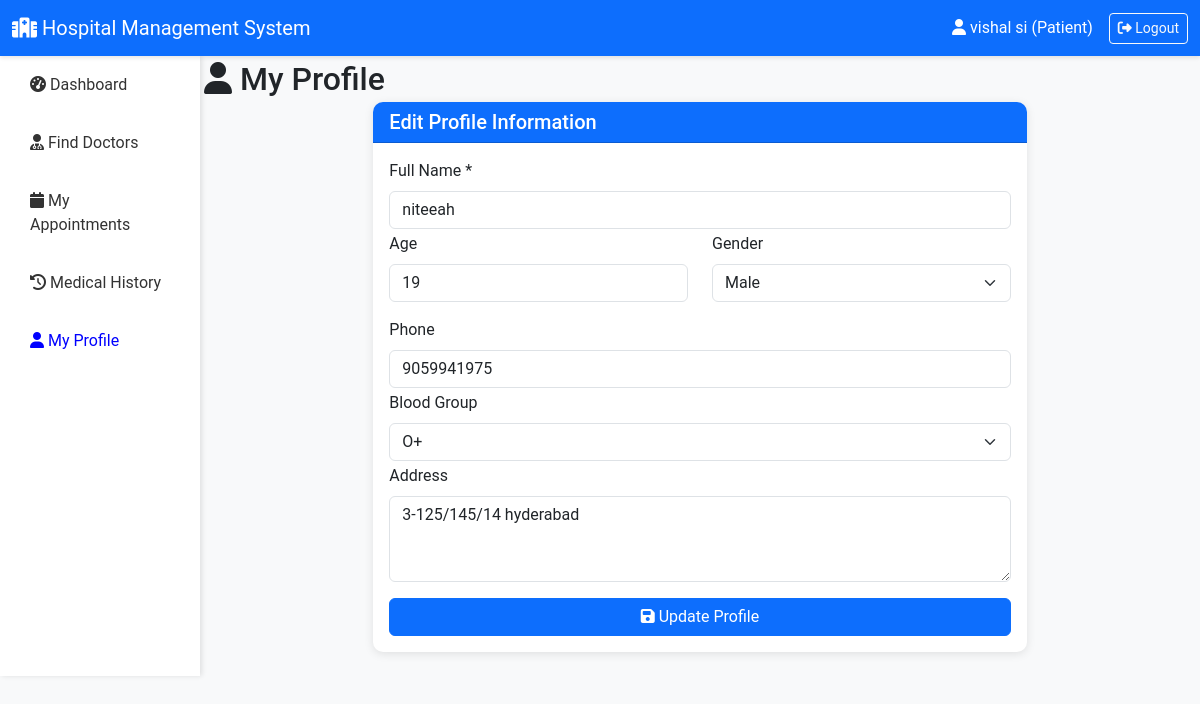
The app's page /patient/profile (signed in) with its own data.
### app.py (models this page shows)
class Patient(db.Model):
    id = db.Column(db.Integer, primary_key=True)
    user_id = db.Column(db.Integer, db.ForeignKey('user.id'), nullable=False)
    full_name = db.Column(db.String(100), nullable=False)
    age = db.Column(db.Integer)
    gender = db.Column(db.String(10))
    phone = db.Column(db.String(15))
    address = db.Column(db.Text)
    blood_group = db.Column(db.String(5))
    is_active = db.Column(db.Boolean, default=True)
    user = db.relationship('User', backref='patient_profile')
    appointments = db.relationship('Appointment', backref='patient', lazy=True)

### app.py (the view, shortened to what this page needs)
@app.route('/patient/profile', methods=['GET', 'POST'])
@login_required
@patient_required
def patient_profile():
    patient = Patient.query.filter_by(user_id=session['user_id']).first()
    return render_template('patient/profile.html', patient=patient)

### app.py (called while the page is built)
def login_required(func):
    @wraps(func)
    def wrapper(*args, **kwargs):
        if 'user_id' not in session:
            flash("Please log in first.", "warning")
            return redirect(url_for('login'))
        return func(*args, **kwargs)
    return wrapper

def patient_required(func):
    @wraps(func)
    def wrapper(*args, **kwargs):
        if session.get('role') != 'patient':
            flash("Patient access only.", "danger")
            return redirect(url_for('index'))
        return func(*args, **kwargs)
    return wrapper

### templates/patient/profile.html (shortened to what this page needs)
{% extends "base.html" %}
{% block content %}
<div class="container-fluid">
    <div class="row">
        <div class="col-2 sidebar" style="padding: 0">
            <nav class="nav flex-column " style="padding: 3">
                <a class="nav-link" href="{{ url_for('patient_dashboard') }}">
                    <i class="fas fa-tachometer-alt"></i> Dashboard
                </a>
                <a class="nav-link" href="{{ url_for('patient_doctors') }}">
                    <i class="fas fa-user-md"></i> Find Doctors
                </a>
                <a class="nav-link" href="{{ url_for('patient_appointments') }}">
                    <i class="fas fa-calendar"></i> My Appointments
                </a>
                <a class="nav-link" href="{{ url_for('patient_history') }}">
                    <i class="fas fa-history"></i> Medical History
                </a>
                <a class="nav-link active" href="{{ url_for('patient_profile') }}">
                    <i class="fas fa-user"></i> My Profile
                </a>
            </nav>
        </div>
        <div class="col-10" style="padding: 4px  ">
            <h2 style="margin-bottom: 4px"><i class="fas fa-user"></i> My Profile</h2>
            <div class="row justify-content-center">
                <div class="col-8">
                    <div class="card">
                        <div class="card-header bg-primary text-white">
                            <h5 style="margin-bottom: 0px">Edit Profile Information</h5>
                        </div>
                        <div class="card-body">
                            <form method="POST">
                                <div style="margin-bottom: 3px">
                                    <label class="form-label">Full Name *</label>
                                    <input type="text" name="full_name" class="form-control" value="{{ patient.full_name }}" required>
                                </div>
                                <div class="row">
                                    <div class="col-6" style="margin-bottom: 3px">
                                        <label class="form-label">Age</label>
                                        <input type="number" name="age" class="form-control" value="{{ patient.age }}">
                                    </div>
                                    <div class="col-6 mb-3">
                                        <label class="form-label">Gender</label>
                                        <select name="gender" class="form-select">
                                            <option value="Male" {% if patient.gender == 'Male' %}selected{% endif %}>Male</option>
                                        </select>
                                    </div>
                                </div>
                                <div style="margin-bottom: 3px">
                                    <label class="form-label">Phone</label>
                                    <input type="tel" name="phone" class="form-control" value="{{ patient.phone }}">
                                </div>
                                <div style="margin-bottom: 3px">
                                    <label class="form-label">Blood Group</label>
                                    <select name="blood_group" class="form-select">
                                        <option value="O+" {% if patient.blood_group == 'O+' %}selected{% endif %}>O+</option>
                                    </select>
                                </div>
                                <div class="mb-3">
                                    <label class="form-label">Address</label>
                                    <textarea name="address" class="form-control" rows="3">{{ patient.address }}</textarea>
                                </div>
                                <button type="submit" class="btn btn-primary w-100">
                                    <i class="fas fa-save"></i> Update Profile
                                </button>
                            </form>
                        </div>
                    </div>
                </div>
            </div>
        </div>
    </div>
</div>
{% endblock %}

### templates/base.html (style rules this page uses)
body { font-family: 'Roboto', sans-serif; background-color: #f8f9fa; }
.sidebar { background-color: #fff; box-shadow: 2px 0 5px rgba(0,0,0,.1); }
.sidebar .nav-link { color: #333; padding: 12px 20px; border-radius: 5px; margin: 5px 10px; transition: all 0.3s; }
.sidebar .nav-link:hover, .sidebar .nav-link.active { color: blue; }
.card { border: none; border-radius: 10px; box-shadow: 0 2px 10px rgba(0,0,0,.1); margin-bottom: 20px; }
.card-header { ; color: white; border-radius: 10px 10px 0 0 !important; }

### records on screen
Patient: full_name "niteeah", age "19", gender "Male", phone "9059941975", blood_group "O+", address "3-125/145/14 hyderabad"

### other values on screen
{{ session.username }} "vishal si"
{{ session.role|capitalize }} "Patient"
